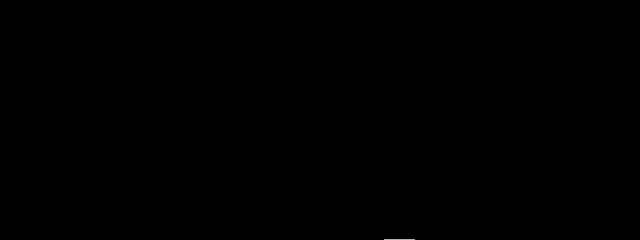
Frame 1 (no input)
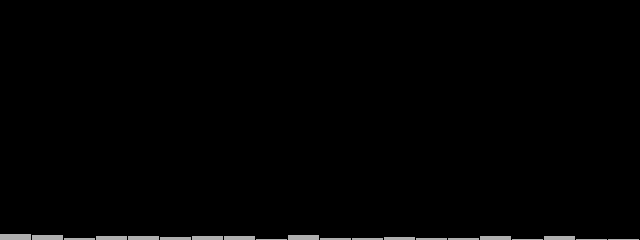
Frame 60 (the mouse pressed at the canvas centre just before this capture)
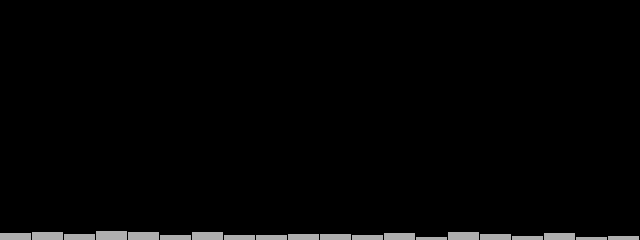
Frame 120 (the mouse held since frame 60 and released just before this capture)

The Processing sketch that drew these frames (run headless with seeded random() and noise(); from frame 60 on, the mouse is pressed at the canvas centre):

// Processing sketch: TheNatureOfCode_Chapter1_RandomNumberDistribution
// ── TheNatureOfCode_Chapter1_RandomNumberDistribution.pde
int[] randomCounts;

void setup(){
 size(640,240);
 frameRate(120);
 smooth();
 noStroke();
 randomCounts = new int[20];
 
}
void draw(){
  background(0);
  int index = int(random(randomCounts.length));
  randomCounts[index]++;
  
  fill(175);
  int w = width/randomCounts.length;
  
  for(int x = 0; x <randomCounts.length; x++){
    rect(x*w, height, w-1, -randomCounts[x]);
  }
}

  
